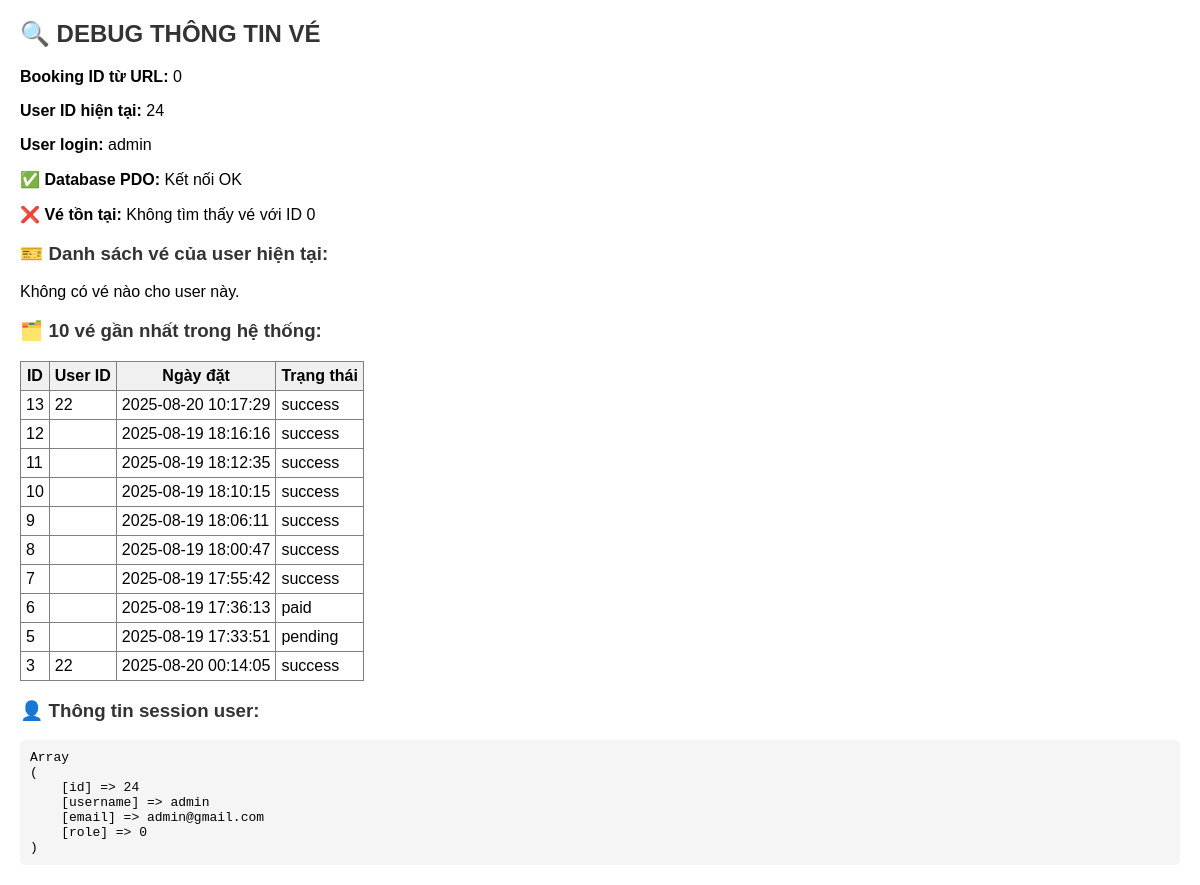
Page /tai-khoan/debug-ticket.php (signed in) on the earlier database version.
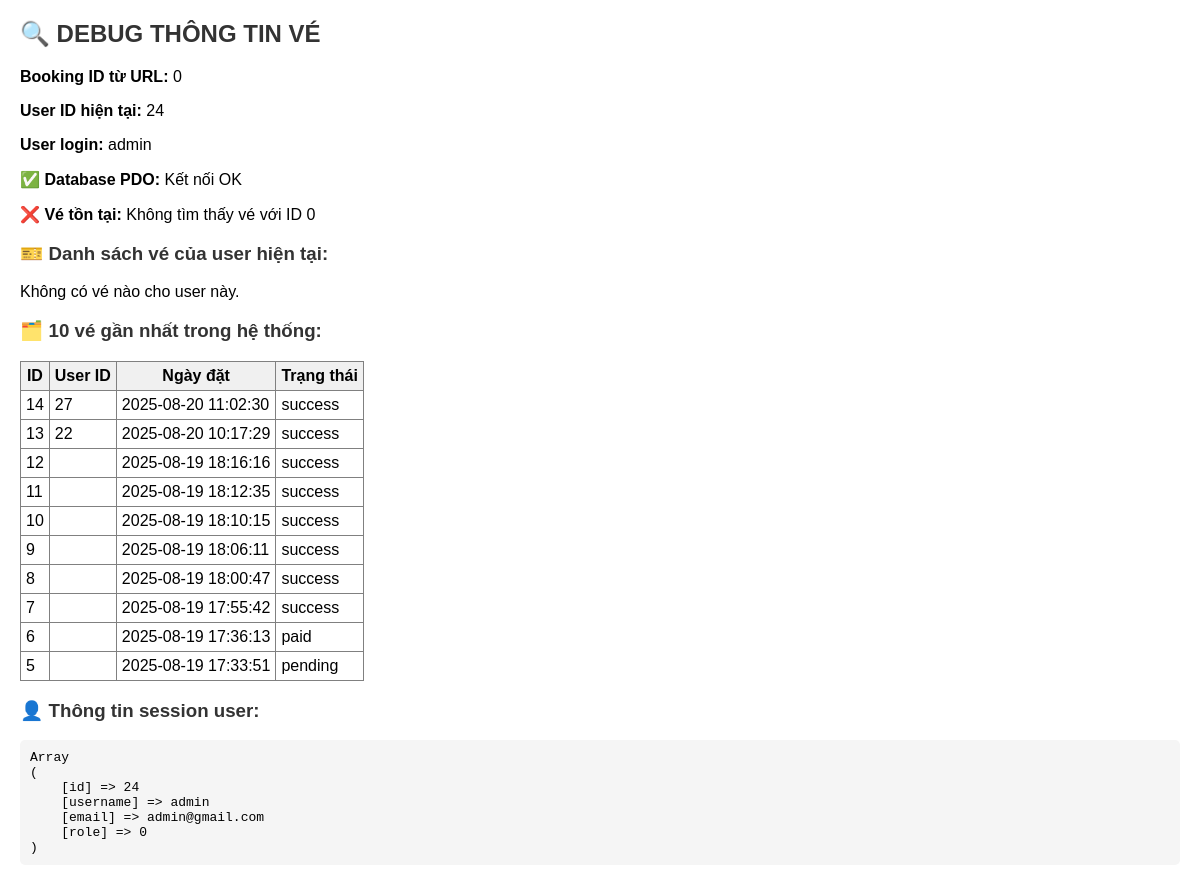
Same page on the later database version.
### tables this page shows
CREATE TABLE "dat_ve" (
        id INTEGER PRIMARY KEY AUTOINCREMENT,
        user_id INTEGER,
        id_chuyen INTEGER,
        ho_ten TEXT,
        email TEXT,
        sdt TEXT,
        so_luong INTEGER DEFAULT 1,
        amount REAL DEFAULT 0,
        gia_ve REAL DEFAULT 0,
        payment_status TEXT DEFAULT 'pending',
        order_id TEXT,
        ngay_dat TEXT DEFAULT (datetime('now', 'localtime')),
        created_at TEXT DEFAULT (datetime('now', 'localtime'))
    , payment_provider TEXT DEFAULT 'mock', txn_id TEXT, ipn_payload TEXT, updated_at TEXT);

### tai-khoan/_auth.php (called while the page is built, shortened)
<?php
function app_current_user() {
    return isset($_SESSION['user']) ? $_SESSION['user'] : null;
}
$current_user = app_current_user();
$user = $current_user;
?>

### tai-khoan/debug-ticket.php (the view, shortened to what this page needs)
<?php
require_once __DIR__ . '/_auth.php';
$bookingId = (int)($_GET['id'] ?? 0);
$userId = (int)($user['id'] ?? 0);
echo "<h2>🔍 DEBUG THÔNG TIN VÉ</h2>";
echo "<p><strong>Booking ID từ URL:</strong> {$bookingId}</p>";
echo "<p><strong>User ID hiện tại:</strong> {$userId}</p>";
echo "<p><strong>User login:</strong> " . htmlspecialchars($user['name'] ?? $user['username'] ?? 'N/A') . "</p>";
if (isset($pdo) && $pdo instanceof PDO) {
    echo "<p>✅ <strong>Database PDO:</strong> Kết nối OK</p>";
    try {
        $sql = "SELECT * FROM dat_ve WHERE id = :booking_id";
        $stmt = $pdo->prepare($sql);
        $stmt->bindParam(':booking_id', $bookingId, PDO::PARAM_INT);
        $stmt->execute();
        $ticket = $stmt->fetch(PDO::FETCH_ASSOC);
        if ($ticket) {
            echo "<p>✅ <strong>Vé tồn tại:</strong> Có</p>";
            echo "<p><strong>User ID của vé:</strong> " . ($ticket['user_id'] ?? 'NULL') . "</p>";
            echo "<p><strong>Khớp user:</strong> " . (($ticket['user_id'] == $userId) ? '✅ Có' : '❌ Không') . "</p>";
            echo "<h3>📋 Chi tiết vé:</h3>";
            echo "<pre>";
            print_r($ticket);
            echo "</pre>";
            if (!empty($ticket['id_chuyen'])) {
                $sql2 = "SELECT * FROM chuyenxe WHERE id = :id_chuyen";
                $stmt2 = $pdo->prepare($sql2);
                $stmt2->bindParam(':id_chuyen', $ticket['id_chuyen'], PDO::PARAM_INT);
                $stmt2->execute();
                $trip = $stmt2->fetch(PDO::FETCH_ASSOC);
                if ($trip) {
                    echo "<h3>🚌 Thông tin chuyến xe:</h3>";
                    echo "<pre>";
                    print_r($trip);
                    echo "</pre>";
                } else {
                    echo "<p>❌ <strong>Chuyến xe:</strong> Không tìm thấy với ID " . $ticket['id_chuyen'] . "</p>";
                }
            }
        } else {
            echo "<p>❌ <strong>Vé tồn tại:</strong> Không tìm thấy vé với ID {$bookingId}</p>";
            $sql3 = "SELECT id, ngay_dat, so_luong, payment_status FROM dat_ve WHERE user_id = :user_id ORDER BY id DESC";
            $stmt3 = $pdo->prepare($sql3);
            $stmt3->bindParam(':user_id', $userId, PDO::PARAM_INT);
            $stmt3->execute();
            $userTickets = $stmt3->fetchAll(PDO::FETCH_ASSOC);
            echo "<h3>🎫 Danh sách vé của user hiện tại:</h3>";
            if ($userTickets) {
                echo "<table border='1' cellpadding='5' cellspacing='0'>";
                echo "<tr><th>ID</th><th>Ngày đặt</th><th>Số lượng</th><th>Trạng thái</th></tr>";
                foreach ($userTickets as $t) {
                    echo "<tr>";
                    echo "<td><a href='?id={$t['id']}'>{$t['id']}</a></td>";
                    echo "<td>{$t['ngay_dat']}</td>";
                    echo "<td>{$t['so_luong']}</td>";
                    echo "<td>{$t['payment_status']}</td>";
                    echo "</tr>";
                }
                echo "</table>";
            } else {
                echo "<p>Không có vé nào cho user này.</p>";
            }
        }
        $sql4 = "SELECT id, user_id, ngay_dat, payment_status FROM dat_ve ORDER BY id DESC LIMIT 10";
        $stmt4 = $pdo->prepare($sql4);
        $stmt4->execute();
        $allTickets = $stmt4->fetchAll(PDO::FETCH_ASSOC);
        echo "<h3>🗂️ 10 vé gần nhất trong hệ thống:</h3>";
        if ($allTickets) {
            echo "<table border='1' cellpadding='5' cellspacing='0'>";
            echo "<tr><th>ID</th><th>User ID</th><th>Ngày đặt</th><th>Trạng thái</th></tr>";
            foreach ($allTickets as $t) {
                $highlight = ($t['id'] == $bookingId) ? ' style="background: yellow;"' : '';
                echo "<tr{$highlight}>";
                echo "<td>{$t['id']}</td>";
                echo "<td>{$t['user_id']}</td>";
                echo "<td>{$t['ngay_dat']}</td>";
                echo "<td>{$t['payment_status']}</td>";
                echo "</tr>";
            }
            echo "</table>";
        }
    } catch (Exception $e) {
        echo "<p>❌ <strong>Lỗi database:</strong> " . htmlspecialchars($e->getMessage()) . "</p>";
    }
} elseif (isset($conn) && $conn instanceof mysqli) {
    echo "<p>✅ <strong>Database MySQLi:</strong> Kết nối OK</p>";
} else {
    echo "<p>❌ <strong>Database:</strong> Không có kết nối</p>";
}
echo "<h3>👤 Thông tin session user:</h3>";
echo "<pre>";
print_r($user);
echo "</pre>";
?>

Differences in the rows shown:
no longer on this page (row unchanged): dat_ve: id "3", user "22", ngay_dat "2025-08-20 00:14:05", payment_status "success"
added dat_ve: id "14", user "27", ngay_dat "2025-08-20 11:02:30", payment_status "success"
